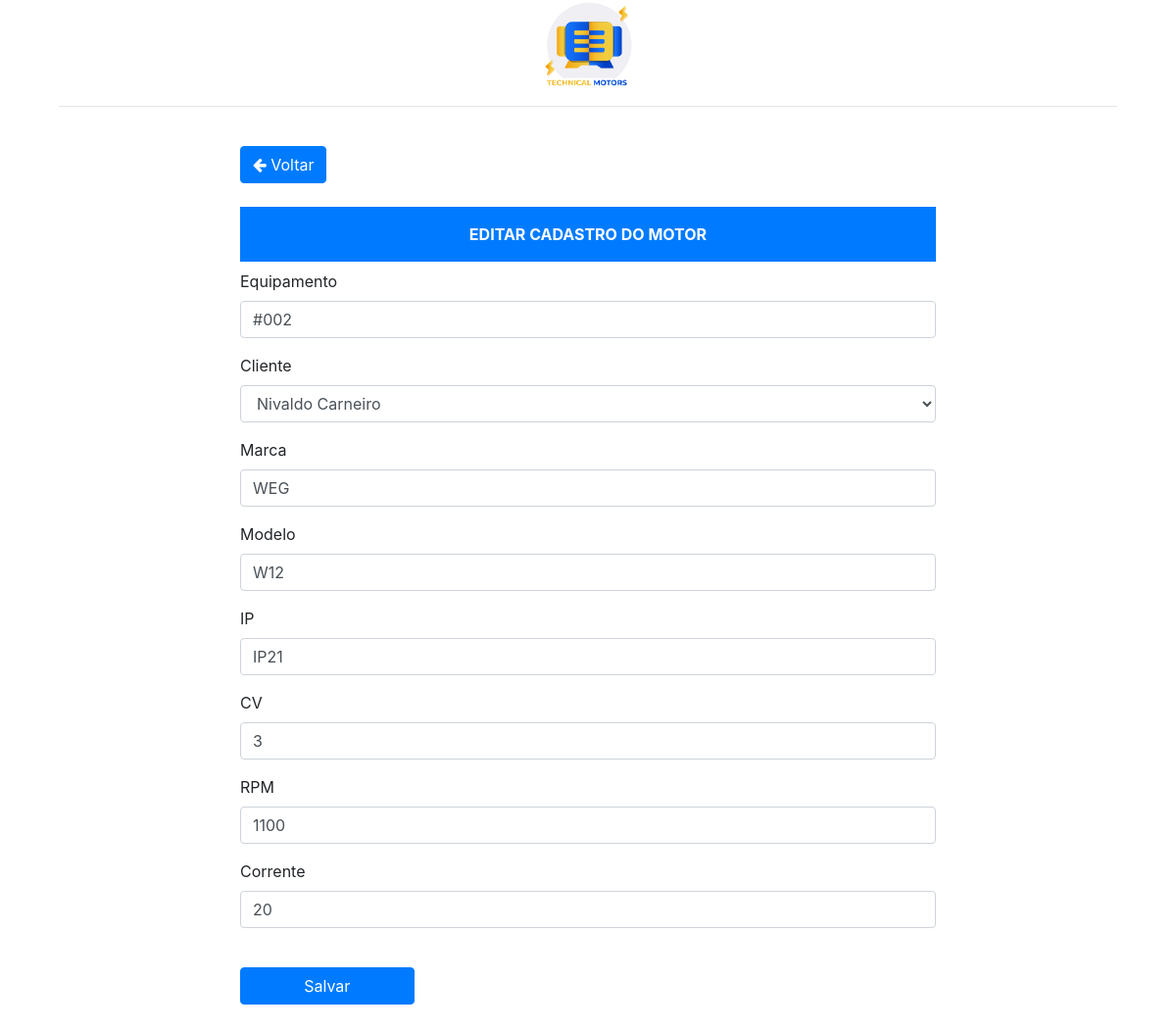
The app's page /motor/2 with its own data.
### app/models.py (models this page shows, shortened)
class Motores(db.Model, UserMixin):
    __tablename__ = "motores"
    id = db.Column(db.Integer, primary_key=True, autoincrement=True)
    equipamento = db.Column(db.String(84), nullable=False, index = True)
    cliente = db.Column(db.String(84), nullable=False)
    marca = db.Column(db.String(84), nullable=False)
    modelo = db.Column(db.String(84), nullable=False)
    ip = db.Column(db.String(10), nullable=False)
    cv = db.Column(db.String(10), nullable=False)
    rpm = db.Column(db.String(15), nullable=False)
    corrente = db.Column(db.String(15), nullable=False)

### app/view_motores/views.py (the view, shortened to what this page needs)
@motores.route("/motor/<int:id>", methods=["GET", "POST"])
def editar(id):
    motores = Motores.query.get(id)
    form = EditarMotorForm()
    form.equipamento.data = motores.equipamento
    form.cliente.data = motores.cliente
    form.marca.data = motores.marca
    form.modelo.data = motores.modelo
    form.ip.data = motores.ip
    form.cv.data = motores.cv
    form.rpm.data = motores.rpm
    form.corrente.data = motores.corrente
    return render_template("editar/editar_motores.html", form=form)

### app/forms.py
class EditarMotorForm(FlaskForm):
    equipamento = StringField("Equipamento", validators=[
        DataRequired("o campo é obrigatório")
    ])
    cliente = SelectField("Cliente")
    marca = StringField("Marca", validators=[
        DataRequired("o campo é obrigatório")
    ])
    modelo = StringField("Modelo", validators=[
        DataRequired("o campo é obrigatório")
    ])
    ip = StringField("IP", validators=[
        DataRequired("o campo é obrigatório")
    ])
    cv = StringField("CV", validators=[
        DataRequired("o campo é obrigatório")
    ])
    rpm = StringField("RPM", validators=[
        DataRequired("o campo é obrigatório")
    ])
    corrente = StringField("Corrente", validators=[
        DataRequired("o campo é obrigatório")
    ])
    submit = SubmitField("Salvar")
    def __init__(self, *args, **kwargs):
        super().__init__(*args, **kwargs)
        self.cliente.choices = [
            (clientes.nome, clientes.nome) for clientes in Clientes.query.all()
        ]

### app/templates/editar/editar_motores.html
{% extends  'bases/base.html' %}
{% from 'bases/form.html' import render_form %}
{% block content %}
<div class="container vh-100">
  <div class="row justify-content-center">
      <img class="m-auto" src="/static/img/img-01.png" style="max-width: 100px" alt="IMG">
  </div>
      <hr></hr>
  <div class="row justify-content-center align-items-cent">
    <div class="col-8">
      <br>
      <a href="{{ url_for('motores.tela_motor') }}" class="btn btn-primary">
        <i class="fa fa-arrow-left" aria-hidden="true"></i>
        Voltar
      </a>
      <br><br>
      <div class="p-3 mb-2 bg-primary text-white font-weight-bold text-center">EDITAR CADASTRO DO MOTOR</div>
      {{ render_form(form) }}
      <br><br><br><br>
    </div>
  </div>
{% endblock %}

### app/templates/bases/form.html (shortened to what this page needs)
{% macro _hz_form_wrap(horizontal_columns, form_type, add_group=False, required=False) %}
{{ caller() }}
{% endmacro %}
{% macro render_field(field,
                    form_type="basic",
                    horizontal_columns=('lg', 2, 10),
                    button_map={}) %}
    {% if field.flags.required and not required in kwargs %}
        {% set kwargs = dict(required=True, **kwargs) %}
    {% endif %}
    {% if field.widget.input_type == 'checkbox' %}
        {% call _hz_form_wrap(horizontal_columns, form_type, True, required=required) %}
            <div class="form-group form-check{% if form_type == "inline" %} form-check-inline{% endif %}">
                <label class="form-check-label">
                    {{ field(class_="form-check-input")|safe }} {{ field.label.text|safe }}
                </label>
            </div>
        {% endcall %}
    {%- elif field.type == 'SubmitField' -%}
        {% set field_kwargs = kwargs %}
        {% call _hz_form_wrap(horizontal_columns, form_type, True, required=required) %}
        <br>
            {{ field(class='w-25 btn btn-%s' % button_map.get(field.name, 'primary'),
            **field_kwargs) }}
        {% endcall %}
    {% else -%}
        <div class="form-group {%- if form_type == "horizontal" %} row{% endif -%}
                         {%- if field.flags.required %} required{% endif -%}">
            {%- if form_type == "inline" %}
                {{ field.label(class="sr-only")|safe }}
                {% if field.type == 'FileField' %}
                    {% if field.errors %}
                        {{ field(class="form-control-file is-invalid", **kwargs)|safe }}
                    {% else %}
                        {{ field(class="form-control-file", **kwargs)|safe }}
                    {% endif %}
                {% else %}
                    {% if field.errors %}
                        {{ field(class="form-control mb-2 mr-sm-2 mb-sm-0 is-invalid", **kwargs)|safe }}
                    {% else %}
                        {{ field(class="form-control mb-2 mr-sm-2 mb-sm-0", **kwargs)|safe }}
                    {% endif %}
                {% endif %}
            {%- else -%}
                {{ field.label(class="form-control-label")|safe }}
                {% if field.type == 'FileField' %}
                    {% if field.errors %}
                        {{ field(class="form-control-file is-invalid", **kwargs)|safe }}
                    {% else %}
                        {{ field(class="form-control-file", **kwargs)|safe }}
                    {% endif %}
                {% else %}
                    {% if field.errors %}
                        {{ field(class="form-control is-invalid", **kwargs)|safe }}
                    {% else %}
                        {{ field(class="form-control", **kwargs)|safe }}
                    {% endif %}
                {% endif %}
            {%- endif %}
        </div>
    {% endif %}
{% endmacro %}
{% macro render_form(form,
                    action="",
                    method="post",
                    extra_classes=None,
                    role="form",
                    form_type="basic",
                    horizontal_columns=('lg', 2, 10),
                    enctype=None,
                    button_map={},
                    id="",
                    novalidate=False,
                    render_kw={}) %}
    {%- set _enctype = [] %}
    {%- if enctype is none -%}
        {%- for field in form %}
            {%- if field.type == 'FileField' %}
                {%- set _ = _enctype.append('multipart/form-data') -%}
            {%- endif %}
        {%- endfor %}
    {%- else %}
        {% set _ = _enctype.append(enctype) %}
    {%- endif %}
    <form{%- if action != None %} action="{{ action }}"{% endif -%}
            {%- if method %} method="{{ method }}"{% endif %}
            class="form
{%- if extra_classes %} {{ extra_classes }}{% endif -%}{%- if form_type == "inline" %} form-inline{% endif -%}"
            {%- if role %} role="{{ role }}"{% endif -%}
            {%- if render_kw %} {{ render_kw|xmlattr }}{% endif -%}>
        {%- for field in form %}
            {% if not bootstrap_is_hidden_field(field) -%}
                {{ render_field(field,
                    form_type=form_type,
                    horizontal_columns=horizontal_columns,
                    button_map=button_map) }}
            {%- endif %}
        {%- endfor %}
    </form>
{%- endmacro %}

### records on screen
Motores: equipamento "#002" "Nivaldo Carneiro" "WEG" "W12" "IP21" "3" "1100" "20"

### other values on screen
{{ field.label(class="form-control-label")|safe }} "Equipamento" "Cliente" "Marca" "Modelo" "IP" "CV" "RPM" "Corrente"
